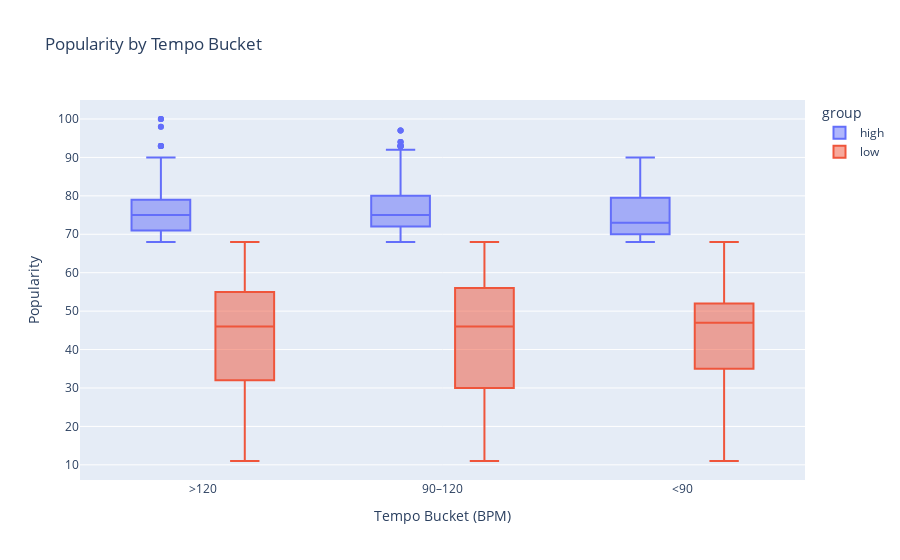

This figure's notebook cell:
### Markdown cell above
## 4. Boxplots of Popularity Scores by Tempo Bucket
Explore whether higher-tempo tracks tend to be more popular.

### Code cell
bins = [0, 90, 120, 1e9]
labels = ["<90","90–120",">120"]
df["tempo_bucket"] = pd.cut(df["tempo"], bins=bins, labels=labels)

fig_box = px.box(
    df,
    x="tempo_bucket",
    y="track_popularity",
    color="group",
    title="Popularity by Tempo Bucket",
    labels={"tempo_bucket":"Tempo Bucket (BPM)","track_popularity":"Popularity"}
)
fig_box.show()

### Figure 1 — Plotly figure (JSON) as saved in the notebook; plotly's stock layout.template omitted (floating-point values rounded to 4 significant figures; data arrays with more than 128 entries replaced by an {"elided": "..."} marker saying what was removed)
{"data": [{"alignmentgroup": "True", "hovertemplate": "group=high<br>Tempo Bucket (BPM)=%{x}<br>Popularity=%{y}<extra></extra>", "legendgroup": "high", "marker": {"color": "#636efa"}, "name": "high", "notched": false, "offsetgroup": "high", "orientation": "v", "showlegend": true, "type": "box", "x": {"elided": "1686 str values"}, "x0": " ", "xaxis": "x", "y": {"elided": "1686 int values"}, "y0": " ", "yaxis": "y"}, {"alignmentgroup": "True", "hovertemplate": "group=low<br>Tempo Bucket (BPM)=%{x}<br>Popularity=%{y}<extra></extra>", "legendgroup": "low", "marker": {"color": "#EF553B"}, "name": "low", "notched": false, "offsetgroup": "low", "orientation": "v", "showlegend": true, "type": "box", "x": {"elided": "3145 str values"}, "x0": " ", "xaxis": "x", "y": {"elided": "3145 int values"}, "y0": " ", "yaxis": "y"}], "layout": {"boxmode": "group", "legend": {"title": {"text": "group"}, "tracegroupgap": 0}, "title": {"text": "Popularity by Tempo Bucket"}, "xaxis": {"anchor": "y", "domain": [0, 1], "title": {"text": "Tempo Bucket (BPM)"}}, "yaxis": {"anchor": "x", "domain": [0, 1], "title": {"text": "Popularity"}}}}
